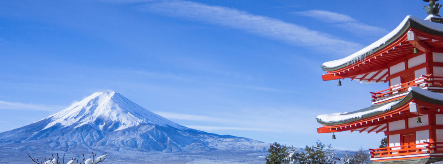
#> input picture data/Fuji_1.png, 443 x 164 px
$ python feature_panorama_stitching.py
#> lines starting #> are read from the running program, lines starting #| are printed output that depends on the picture; after the words box and inside, x2 and y2 are one past the last pixel; in counts of white or black regions, pixels touching at a corner belong together
import numpy as np
import cv2
import random

np.set_printoptions(suppress=True)


# - - - - - - - - - - - - - - - - - - - - - - - - - - - - - - -

def compute_Homography_RANSAC(good_matches, kp_1, kp_2, image_1, image_2):
    """Compute a homography with a custom RANSAC (no cv2.findHomography).

    Args:
        good_matches: list[cv2.DMatch]
        kp_1, kp_2: keypoints of image_1 and image_2
    Returns:
        best_H: 3x3 homography mapping image_1 -> image_2
    """
    if len(good_matches) < 4:
        raise ValueError("Need at least 4 matches")

    def dlt_homography(p1, p2):
        # p1, p2: (N,2)
        n = p1.shape[0]
        A = []
        for i in range(n):
            x, y = p1[i]
            u, v = p2[i]
            A.append([-x, -y, -1, 0, 0, 0, u * x, u * y, u])
            A.append([0, 0, 0, -x, -y, -1, v * x, v * y, v])
        A = np.asarray(A, dtype=np.float64)
        _, _, Vt = np.linalg.svd(A)
        H = Vt[-1].reshape(3, 3)
        if abs(H[2, 2]) > 1e-12:
            H = H / H[2, 2]
        return H

    def project(pts, H):
        pts_h = np.hstack([pts, np.ones((pts.shape[0], 1), dtype=np.float64)])
        q = (H @ pts_h.T).T
        q = q[:, :2] / q[:, 2:3]
        return q

    pts1 = np.float64([kp_1[m.queryIdx].pt for m in good_matches])
    pts2 = np.float64([kp_2[m.trainIdx].pt for m in good_matches])

    # RANSAC parameters
    max_iters = 2000
    inlier_thr = 5.0
    best_inliers = None
    best_H = None
    best_count = -1

    idx_all = list(range(len(good_matches)))
    for _ in range(max_iters):
        sample = random.sample(idx_all, 4)
        H = dlt_homography(pts1[sample], pts2[sample])
        pred = project(pts1, H)
        err = np.linalg.norm(pred - pts2, axis=1)
        inliers = err < inlier_thr
        cnt = int(np.sum(inliers))
        if cnt > best_count:
            best_count = cnt
            best_inliers = inliers
            best_H = H
            # early exit if very good
            if best_count > 0.85 * len(good_matches):
                break

    if best_inliers is None or best_count < 4:
        # fallback to DLT over all matches
        return dlt_homography(pts1, pts2)

    # refine with all inliers
    best_H = dlt_homography(pts1[best_inliers], pts2[best_inliers])
    return best_H


def get_best_matches(des_1, des_2, thr=0.3):
    """Symmetric best-match ratio test with mutual consistency.

    Uses squared Euclidean distances and keeps only matches that pass
    the ratio test in both directions.
    """
    if des_1 is None or des_2 is None:
        return []

    bf = cv2.BFMatcher(cv2.NORM_L2)

    # forward 1 -> 2
    knn12 = bf.knnMatch(des_1, des_2, k=2)
    good12 = {}
    for m, n in knn12:
        if (m.distance * m.distance) < (thr * thr) * (n.distance * n.distance):
            good12[m.queryIdx] = m  # best for this query

    # backward 2 -> 1
    knn21 = bf.knnMatch(des_2, des_1, k=2)
    good21 = {}
    for m, n in knn21:
        if (m.distance * m.distance) < (thr * thr) * (n.distance * n.distance):
            good21[m.queryIdx] = m

    # mutual consistency
    good_matches = []
    for qidx, m in good12.items():
        tidx = m.trainIdx
        if tidx in good21 and good21[tidx].trainIdx == qidx:
            good_matches.append(m)

    good_matches.sort(key=lambda mm: mm.distance)
    return good_matches


def stitch_multiple_images(images, homographies):
    """Stitch multiple images into a panorama.

    Args:
        images: list of BGR images
        homographies: list of 3x3 homographies mapping each image -> reference
    """
    assert len(images) == len(homographies)

    def corners(w, h):
        return np.array([[0, 0], [w - 1, 0], [w - 1, h - 1], [0, h - 1]], dtype=np.float64)

    def warp_pts(pts, H):
        pts_h = np.hstack([pts, np.ones((pts.shape[0], 1), dtype=np.float64)])
        q = (H @ pts_h.T).T
        q = q[:, :2] / q[:, 2:3]
        return q

    all_warped = []
    for img, H in zip(images, homographies):
        c = corners(img.shape[1], img.shape[0])
        all_warped.append(warp_pts(c, H))
    all_pts = np.vstack(all_warped)
    min_xy = np.floor(all_pts.min(axis=0)).astype(int)
    max_xy = np.ceil(all_pts.max(axis=0)).astype(int)

    shift_x = -min_xy[0] if min_xy[0] < 0 else 0
    shift_y = -min_xy[1] if min_xy[1] < 0 else 0
    out_w = int(max_xy[0] + shift_x)
    out_h = int(max_xy[1] + shift_y)

    T = np.array([[1.0, 0.0, shift_x], [0.0, 1.0, shift_y], [0.0, 0.0, 1.0]], dtype=np.float64)

    acc = np.zeros((out_h, out_w, 3), dtype=np.float64)
    wgt = np.zeros((out_h, out_w, 1), dtype=np.float64)
    for img, H in zip(images, homographies):
        W = cv2.warpPerspective(img, T @ H, (out_w, out_h))
        mask = (np.sum(W, axis=2, keepdims=True) > 0).astype(np.float64)
        acc += W.astype(np.float64) * mask
        wgt += mask

    result = (acc / np.maximum(wgt, 1.0)).astype(np.uint8)
    return result


def task_03():
    # Load all images
    image_paths = [r'./data/Fuji_1.png', r'./data/Fuji_2.png', r'./data/Fuji_3.png']
    images = [cv2.imread(p) for p in image_paths]
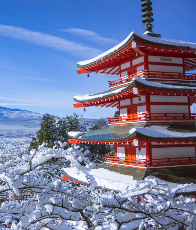
#> input picture data/Fuji_2.png, 196 x 230 px
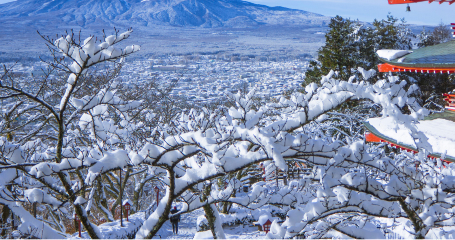
#> input picture data/Fuji_3.png, 455 x 240 px
#> images = 3 items
    num_imgs = len(images)
#> num_imgs = 3

    sift = cv2.SIFT_create()
    kps = []
    dess = []
    for img in images:
        gray = cv2.cvtColor(img, cv2.COLOR_BGR2GRAY)
        kp, des = sift.detectAndCompute(gray, None)
        kps.append(kp)
        dess.append(des)
#> this loop made 3 passes
#> pass 1, in task_03, `gray = cv2.cvtColor(img, cv2.COLOR_BGR2GRAY)`:
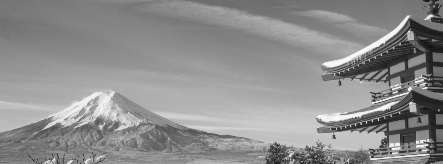
#> gray: shape (164, 443); min 15, max 250, mean 141.8
#> after the loop, dess = 3 items; kps = 3 items

    # Compute matches between all pairs and visualize them
    matches_stats = np.zeros((num_imgs, num_imgs), dtype=int)
#> matches_stats = [[0, 0, 0], [0, 0, 0], [0, 0, 0]]
    pair_matches = {}
    for i in range(num_imgs):
        for j in range(i + 1, num_imgs):
            print(f"Processing pair {i} - {j}")
            good_matches = get_best_matches(dess[i], dess[j], thr=0.3)
            pair_matches[(i, j)] = good_matches
            matches_stats[i, j] = len(good_matches)
            matches_stats[j, i] = len(good_matches)

            # Visualize matches
            knn = [[m] for m in good_matches]
            vis = cv2.drawMatchesKnn(images[i], kps[i], images[j], kps[j], knn, None, flags=2)
            cv2.imwrite(f"matches_{i}_{j}.png", vis)
#> this loop made 3 passes
#> pass 1, in task_03, `cv2.imwrite(f"matches_{i}_{j}.png", vis)`:
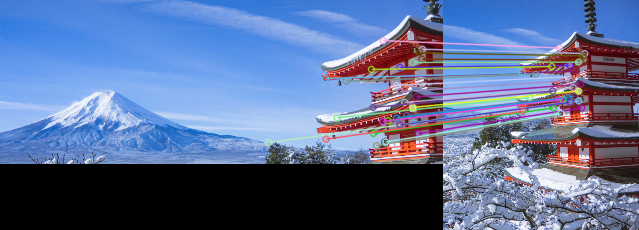
#> saved as matches_0_1.png: shape (230, 639, 3); mean B, G, R 149.7, 109.7, 91.7
#> pass 1, in task_03, `cv2.imwrite(f"matches_{i}_{j}.png", vis)`:
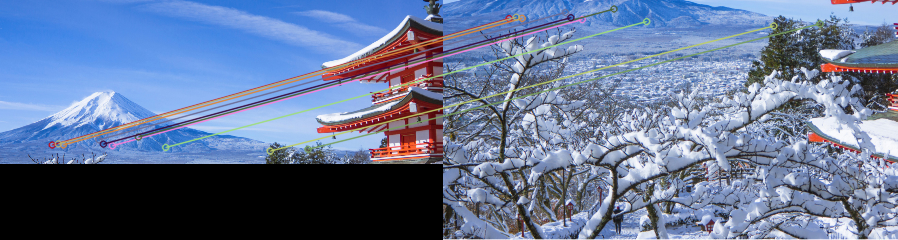
#> saved as matches_0_2.png: shape (240, 898, 3); mean B, G, R 151.6, 118.4, 101.9
#> after the loop, matches_stats = [[0, 30, 10], [30, 0, 41], [10, 41, 0]]; pair_matches = 3 items

    # Find optimal reference image: maximize total matches to others
    ref_idx = int(np.argmax(np.sum(matches_stats, axis=1)))
#> ref_idx = 1
    print(f"Selected reference image index: {ref_idx}")
#| Selected reference image index: 1

    # Compute homographies to reference via RANSAC
    homographies = [np.eye(3, dtype=np.float64) for _ in range(num_imgs)]
    for i in range(num_imgs):
        if i == ref_idx:
            continue

        # decide direction based on stored pairs
        if i < ref_idx:
            good = pair_matches.get((i, ref_idx), [])
            H = compute_Homography_RANSAC(good, kps[i], kps[ref_idx], images[i], images[ref_idx])
            homographies[i] = H
        else:
            good = pair_matches.get((ref_idx, i), [])
            H_ref_to_i = compute_Homography_RANSAC(good, kps[ref_idx], kps[i], images[ref_idx], images[i])
            # invert to map i -> ref
            homographies[i] = np.linalg.inv(H_ref_to_i)
#> this loop made 3 passes
#> good on passes 1, 3: 30 matches, 41 matches
#> after the loop, homographies = [[[0.629, 0.00323, -127.2], [-0.00386, 0.634, 22.75], [-4.62e-05, 9.6e-06, 1]], [[1, 0, 0], [0, 1, 0], [0, 0, 1]], [[0.53, 0.000718, -132.1], [-0.00295, 0.532, 106.1], [-1.62e-05, 5.1e-06, 1.01]]]

    print("Creating final panorama...")
    final_panorama = stitch_multiple_images(images, homographies)
#> the loop in stitch_multiple_images, `for img, H in zip(images, homographies):` made 3 passes
#> c on passes 1, 3: [[0, 0], [442, 0], [442, 163], [0, 163]], [[0, 0], [454, 0], [454, 239], [0, 239]]
#> H on pass 2: [[1, 0, 0], [0, 1, 0], [0, 0, 1]]
#> after the loop in stitch_multiple_images, `for img, H in zip(images, homographies):`: all_warped = [[[-127.2, 22.75], [154.1, 21.48], [154.4, 126.7], [-126.5, 125.9]], [[0, 0], [195, 0], [195, 229], [0, 229]], [[-131.5, 105.5], [108.7, 105], [108.8, 232], [-131.2, 231.7]]]
#> in stitch_multiple_images, `all_pts = np.vstack(all_warped)`: all_pts = [[-127.2, 22.75], [154.1, 21.48], [154.4, 126.7], [-126.5, 125.9], [0, 0], [195, 0], [195, 229], [0, 229], [-131.5, 105.5], [108.7, 105], [108.8, 232], [-131.2, 231.7]]
#> in stitch_multiple_images, `min_xy = np.floor(all_pts.min(axis=0)).astype(int)`: min_xy = [-132, 0]
#> in stitch_multiple_images, `max_xy = np.ceil(all_pts.max(axis=0)).astype(int)`: max_xy = [195, 233]
#> in stitch_multiple_images, `shift_x = -min_xy[0] if min_xy[0] < 0 else 0`: shift_x = 132
#> in stitch_multiple_images, `shift_y = -min_xy[1] if min_xy[1] < 0 else 0`: shift_y = 0
#> in stitch_multiple_images, `out_w = int(max_xy[0] + shift_x)`: out_w = 327
#> in stitch_multiple_images, `out_h = int(max_xy[1] + shift_y)`: out_h = 233
#> in stitch_multiple_images, `T = np.array([[1.0, 0.0, shift_x], [0.0, 1.0, shift_y], [0.0, 0.0, 1.0..`: T = [[1, 0, 132], [0, 1, 0], [0, 0, 1]]
#> the loop in stitch_multiple_images, `for img, H in zip(images, homographies):` made 3 passes
#> H on pass 2: [[1, 0, 0], [0, 1, 0], [0, 0, 1]]
#> pass 1, in stitch_multiple_images, `mask = (np.sum(W, axis=2, keepdims=True) > 0).astype(np.float64)`:
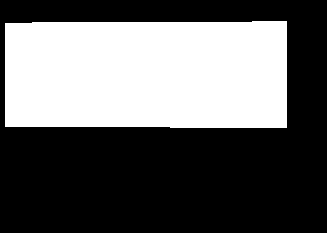
#> mask: shape (233, 327, 1) float64; values 0 (black) and 1 (white), 39% white; 1 white region, box (x1, y1, x2, y2) and area: (5, 21, 287, 128) 29735
#> in stitch_multiple_images, `result = (acc / np.maximum(wgt, 1.0)).astype(np.uint8)`:
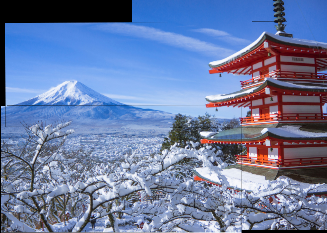
#> result: shape (233, 327, 3); mean B, G, R 163.4, 124, 107.7
    cv2.imwrite("panorama.png", final_panorama)


if __name__ == "__main__":
    task_03()
